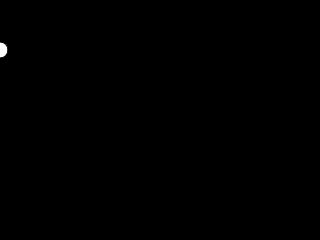
Frame 1 (no input)
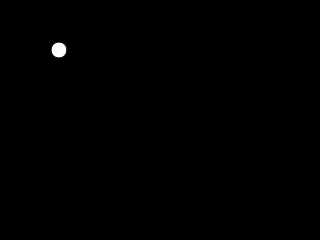
Frame 60 (no input)
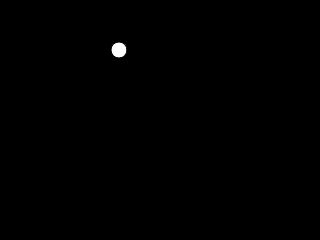
Frame 120 (the mouse pressed at the canvas centre since frame 60)

The p5.js sketch that drew these frames (run headless with seeded random() and noise() and a simulated clock; from frame 60 on, the mouse is pressed at the canvas centre):

// p5.js sketch
// ── sketch.js
var x = 0;

function setup() {
  createCanvas(320, 240);
}

// Add comment
function draw() {
  //console.log(x);
  background(0);
  ellipse(x, 50, 16, 16)
  
  x = x+1;
  if(x>width){
    x = 0;
  }
}
